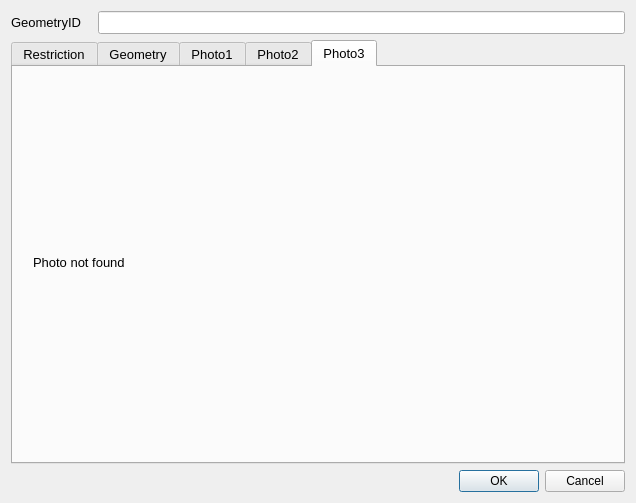
<?xml version="1.0" encoding="UTF-8"?>
<ui version="4.0">
 <class>restrictionDialog</class>
 <widget class="QDialog" name="restrictionDialog">
  <property name="geometry">
   <rect>
    <x>0</x>
    <y>0</y>
    <width>636</width>
    <height>503</height>
   </rect>
  </property>
  <property name="sizePolicy">
   <sizepolicy hsizetype="Fixed" vsizetype="Fixed">
    <horstretch>0</horstretch>
    <verstretch>0</verstretch>
   </sizepolicy>
  </property>
  <property name="minimumSize">
   <size>
    <width>0</width>
    <height>0</height>
   </size>
  </property>
  <property name="maximumSize">
   <size>
    <width>750</width>
    <height>550</height>
   </size>
  </property>
  <property name="font">
   <font>
    <family>Arial</family>
   </font>
  </property>
  <property name="windowTitle">
   <string>Dialog</string>
  </property>
  <property name="sizeGripEnabled">
   <bool>false</bool>
  </property>
  <layout class="QGridLayout" name="gridLayout_8">
   <item row="0" column="0">
    <layout class="QGridLayout" name="gridLayout">
     <item row="0" column="0">
      <widget class="QLabel" name="label">
       <property name="minimumSize">
        <size>
         <width>81</width>
         <height>16</height>
        </size>
       </property>
       <property name="font">
        <font>
         <pointsize>10</pointsize>
        </font>
       </property>
       <property name="text">
        <string>GeometryID</string>
       </property>
      </widget>
     </item>
     <item row="0" column="1">
      <widget class="QLineEdit" name="GeometryID">
       <property name="font">
        <font>
         <pointsize>10</pointsize>
        </font>
       </property>
       <property name="inputMask">
        <string/>
       </property>
       <property name="readOnly">
        <bool>true</bool>
       </property>
       <property name="placeholderText">
        <string/>
       </property>
      </widget>
     </item>
    </layout>
   </item>
   <item row="1" column="0">
    <layout class="QGridLayout" name="gridLayout_3">
     <item row="0" column="0">
      <widget class="QTabWidget" name="tabWidget">
       <property name="minimumSize">
        <size>
         <width>0</width>
         <height>0</height>
        </size>
       </property>
       <property name="font">
        <font>
         <pointsize>10</pointsize>
        </font>
       </property>
       <property name="cursor">
        <cursorShape>IBeamCursor</cursorShape>
       </property>
       <property name="mouseTracking">
        <bool>true</bool>
       </property>
       <property name="acceptDrops">
        <bool>true</bool>
       </property>
       <property name="currentIndex">
        <number>4</number>
       </property>
       <widget class="QWidget" name="restrictionTab">
        <property name="focusPolicy">
         <enum>Qt::NoFocus</enum>
        </property>
        <attribute name="title">
         <string>Restriction</string>
        </attribute>
        <layout class="QFormLayout" name="formLayout">
         <item row="0" column="0">
          <widget class="QLabel" name="lbl_RestrictionType">
           <property name="minimumSize">
            <size>
             <width>90</width>
             <height>16</height>
            </size>
           </property>
           <property name="font">
            <font>
             <pointsize>10</pointsize>
            </font>
           </property>
           <property name="text">
            <string>Restriction Type:</string>
           </property>
          </widget>
         </item>
         <item row="0" column="1">
          <widget class="QComboBox" name="RestrictionTypeID">
           <property name="currentIndex">
            <number>-1</number>
           </property>
          </widget>
         </item>
         <item row="1" column="0">
          <widget class="QLabel" name="lbl_TimePeriod">
           <property name="minimumSize">
            <size>
             <width>90</width>
             <height>16</height>
            </size>
           </property>
           <property name="font">
            <font>
             <pointsize>10</pointsize>
            </font>
           </property>
           <property name="text">
            <string>Time Period:</string>
           </property>
          </widget>
         </item>
         <item row="1" column="1">
          <widget class="QComboBox" name="TimePeriodID"/>
         </item>
         <item row="2" column="0">
          <widget class="QLabel" name="lbl_MaxStay">
           <property name="minimumSize">
            <size>
             <width>90</width>
             <height>16</height>
            </size>
           </property>
           <property name="font">
            <font>
             <pointsize>10</pointsize>
            </font>
           </property>
           <property name="text">
            <string>Max Stay:</string>
           </property>
          </widget>
         </item>
         <item row="2" column="1">
          <widget class="QComboBox" name="MaxStayID"/>
         </item>
         <item row="3" column="0">
          <widget class="QLabel" name="lbl_NoReturn">
           <property name="minimumSize">
            <size>
             <width>90</width>
             <height>16</height>
            </size>
           </property>
           <property name="font">
            <font>
             <pointsize>10</pointsize>
            </font>
           </property>
           <property name="text">
            <string>No Return Within:</string>
           </property>
          </widget>
         </item>
         <item row="3" column="1">
          <widget class="QComboBox" name="NoReturnID"/>
         </item>
         <item row="4" column="0">
          <widget class="QLabel" name="lbl_PaymentType">
           <property name="minimumSize">
            <size>
             <width>90</width>
             <height>16</height>
            </size>
           </property>
           <property name="font">
            <font>
             <pointsize>10</pointsize>
            </font>
           </property>
           <property name="text">
            <string>Payment Type</string>
           </property>
          </widget>
         </item>
         <item row="4" column="1">
          <widget class="QComboBox" name="PayTypeID">
           <property name="currentIndex">
            <number>-1</number>
           </property>
          </widget>
         </item>
         <item row="7" column="1">
          <widget class="QComboBox" name="ParkingTariffArea">
           <property name="enabled">
            <bool>false</bool>
           </property>
           <property name="editable">
            <bool>false</bool>
           </property>
          </widget>
         </item>
         <item row="5" column="1">
          <widget class="QComboBox" name="AdditionalConditionID">
           <property name="currentIndex">
            <number>-1</number>
           </property>
          </widget>
         </item>
         <item row="5" column="0">
          <widget class="QLabel" name="lbl_PaymentType_2">
           <property name="minimumSize">
            <size>
             <width>90</width>
             <height>16</height>
            </size>
           </property>
           <property name="font">
            <font>
             <pointsize>10</pointsize>
            </font>
           </property>
           <property name="text">
            <string>Additional Condition:</string>
           </property>
          </widget>
         </item>
         <item row="7" column="0">
          <widget class="QLabel" name="label_7">
           <property name="text">
            <string>PTA:</string>
           </property>
          </widget>
         </item>
         <item row="11" column="0">
          <widget class="QLabel" name="lbl_OpenDate">
           <property name="text">
            <string>Effective Date:</string>
           </property>
          </widget>
         </item>
         <item row="6" column="0">
          <widget class="QLabel" name="lbl_CPZ">
           <property name="text">
            <string>CPZ</string>
           </property>
          </widget>
         </item>
         <item row="6" column="1">
          <widget class="QComboBox" name="CPZ">
           <property name="enabled">
            <bool>false</bool>
           </property>
          </widget>
         </item>
         <item row="11" column="1">
          <widget class="QgsDateTimeEdit" name="OpenDate">
           <property name="enabled">
            <bool>false</bool>
           </property>
          </widget>
         </item>
        </layout>
       </widget>
       <widget class="QWidget" name="geometryTab">
        <attribute name="title">
         <string>Geometry</string>
        </attribute>
        <layout class="QGridLayout" name="gridLayout_2">
         <item row="0" column="0">
          <widget class="QLabel" name="label_5">
           <property name="font">
            <font>
             <pointsize>10</pointsize>
            </font>
           </property>
           <property name="text">
            <string>Length (m):</string>
           </property>
          </widget>
         </item>
         <item row="5" column="1">
          <widget class="QLineEdit" name="NrBays">
           <property name="text">
            <string/>
           </property>
          </widget>
         </item>
         <item row="6" column="0">
          <widget class="QLabel" name="label_4">
           <property name="text">
            <string>Last Update Date:</string>
           </property>
          </widget>
         </item>
         <item row="6" column="1" colspan="3">
          <widget class="QDateTimeEdit" name="LastUpdateDateTime">
           <property name="readOnly">
            <bool>true</bool>
           </property>
          </widget>
         </item>
         <item row="7" column="0">
          <widget class="QLabel" name="label_6">
           <property name="text">
            <string>Last Changed By:</string>
           </property>
          </widget>
         </item>
         <item row="7" column="1" colspan="2">
          <widget class="QLineEdit" name="LastUpdatePerson">
           <property name="readOnly">
            <bool>true</bool>
           </property>
          </widget>
         </item>
         <item row="0" column="1" colspan="3">
          <widget class="QLineEdit" name="RestrictionLength">
           <property name="font">
            <font>
             <pointsize>10</pointsize>
            </font>
           </property>
           <property name="readOnly">
            <bool>true</bool>
           </property>
          </widget>
         </item>
         <item row="1" column="0">
          <widget class="QLabel" name="lbl_RoadName">
           <property name="minimumSize">
            <size>
             <width>90</width>
             <height>16</height>
            </size>
           </property>
           <property name="font">
            <font>
             <pointsize>10</pointsize>
            </font>
           </property>
           <property name="text">
            <string>Road Name:</string>
           </property>
          </widget>
         </item>
         <item row="1" column="1" colspan="4">
          <widget class="QLineEdit" name="RoadName"/>
         </item>
         <item row="2" column="0">
          <widget class="QLabel" name="lbl_USRN">
           <property name="minimumSize">
            <size>
             <width>90</width>
             <height>16</height>
            </size>
           </property>
           <property name="font">
            <font>
             <pointsize>10</pointsize>
            </font>
           </property>
           <property name="text">
            <string>USRN:</string>
           </property>
          </widget>
         </item>
         <item row="2" column="1" colspan="4">
          <widget class="QLineEdit" name="USRN"/>
         </item>
         <item row="3" column="0">
          <widget class="QLabel" name="lbl_GeometryType">
           <property name="minimumSize">
            <size>
             <width>90</width>
             <height>16</height>
            </size>
           </property>
           <property name="font">
            <font>
             <pointsize>10</pointsize>
            </font>
           </property>
           <property name="text">
            <string>Geometry Type</string>
           </property>
          </widget>
         </item>
         <item row="3" column="1" colspan="4">
          <widget class="QComboBox" name="GeomShapeID">
           <property name="editable">
            <bool>false</bool>
           </property>
           <property name="currentIndex">
            <number>-1</number>
           </property>
          </widget>
         </item>
         <item row="4" column="0">
          <widget class="QLabel" name="lbl_Orientation">
           <property name="minimumSize">
            <size>
             <width>90</width>
             <height>16</height>
            </size>
           </property>
           <property name="font">
            <font>
             <pointsize>10</pointsize>
            </font>
           </property>
           <property name="text">
            <string>Orientation:</string>
           </property>
          </widget>
         </item>
         <item row="4" column="1">
          <widget class="QLineEdit" name="BayOrientation"/>
         </item>
         <item row="4" column="2">
          <widget class="QToolButton" name="toolButton">
           <property name="text">
            <string>...</string>
           </property>
          </widget>
         </item>
         <item row="4" column="3">
          <widget class="QLabel" name="lbl_AzToRoadCL">
           <property name="minimumSize">
            <size>
             <width>90</width>
             <height>16</height>
            </size>
           </property>
           <property name="font">
            <font>
             <pointsize>10</pointsize>
            </font>
           </property>
           <property name="text">
            <string>Direction to Road Centreline:</string>
           </property>
           <property name="wordWrap">
            <bool>true</bool>
           </property>
          </widget>
         </item>
         <item row="4" column="4">
          <widget class="QLineEdit" name="AzimuthToRoadCentreLine">
           <property name="text">
            <string/>
           </property>
          </widget>
         </item>
         <item row="4" column="5">
          <widget class="QToolButton" name="toolButton_2">
           <property name="text">
            <string>...</string>
           </property>
          </widget>
         </item>
         <item row="5" column="0">
          <widget class="QLabel" name="lbl_NrBays">
           <property name="minimumSize">
            <size>
             <width>90</width>
             <height>16</height>
            </size>
           </property>
           <property name="font">
            <font>
             <pointsize>10</pointsize>
            </font>
           </property>
           <property name="text">
            <string>Number of Bays:</string>
           </property>
          </widget>
         </item>
         <item row="9" column="0">
          <widget class="QLabel" name="lbl_RoadName_2">
           <property name="minimumSize">
            <size>
             <width>90</width>
             <height>16</height>
            </size>
           </property>
           <property name="font">
            <font>
             <pointsize>10</pointsize>
            </font>
           </property>
           <property name="text">
            <string>RestrictionID</string>
           </property>
          </widget>
         </item>
         <item row="9" column="1" colspan="2">
          <widget class="QLineEdit" name="RestrictionID"/>
         </item>
        </layout>
       </widget>
       <widget class="QWidget" name="Photo1">
        <attribute name="title">
         <string>Photo1</string>
        </attribute>
        <layout class="QGridLayout" name="gridLayout_5">
         <item row="0" column="0">
          <widget class="QLabel" name="Photo_Widget_01">
           <property name="sizePolicy">
            <sizepolicy hsizetype="Fixed" vsizetype="Fixed">
             <horstretch>0</horstretch>
             <verstretch>0</verstretch>
            </sizepolicy>
           </property>
           <property name="maximumSize">
            <size>
             <width>640</width>
             <height>480</height>
            </size>
           </property>
           <property name="autoFillBackground">
            <bool>true</bool>
           </property>
           <property name="text">
            <string>Photo not found</string>
           </property>
          </widget>
         </item>
        </layout>
       </widget>
       <widget class="QWidget" name="Photo2">
        <attribute name="title">
         <string>Photo2</string>
        </attribute>
        <layout class="QGridLayout" name="gridLayout_6">
         <item row="0" column="0">
          <widget class="QLabel" name="Photo_Widget_02">
           <property name="sizePolicy">
            <sizepolicy hsizetype="Fixed" vsizetype="Fixed">
             <horstretch>0</horstretch>
             <verstretch>0</verstretch>
            </sizepolicy>
           </property>
           <property name="maximumSize">
            <size>
             <width>640</width>
             <height>480</height>
            </size>
           </property>
           <property name="font">
            <font>
             <family>Sans Serif</family>
            </font>
           </property>
           <property name="autoFillBackground">
            <bool>true</bool>
           </property>
           <property name="text">
            <string>Photo not found</string>
           </property>
          </widget>
         </item>
        </layout>
       </widget>
       <widget class="QWidget" name="Photo3">
        <attribute name="title">
         <string>Photo3</string>
        </attribute>
        <widget class="QLabel" name="label_2">
         <property name="geometry">
          <rect>
           <x>20</x>
           <y>5</y>
           <width>581</width>
           <height>381</height>
          </rect>
         </property>
         <property name="sizePolicy">
          <sizepolicy hsizetype="Fixed" vsizetype="Fixed">
           <horstretch>0</horstretch>
           <verstretch>0</verstretch>
          </sizepolicy>
         </property>
         <property name="maximumSize">
          <size>
           <width>640</width>
           <height>480</height>
          </size>
         </property>
         <property name="text">
          <string>Photo not found</string>
         </property>
        </widget>
       </widget>
      </widget>
     </item>
     <item row="1" column="0">
      <widget class="QDialogButtonBox" name="button_box">
       <property name="standardButtons">
        <set>QDialogButtonBox::Cancel|QDialogButtonBox::Ok</set>
       </property>
      </widget>
     </item>
    </layout>
   </item>
  </layout>
 </widget>
 <customwidgets>
  <customwidget>
   <class>QgsDateTimeEdit</class>
   <extends>QDateTimeEdit</extends>
   <header>qgsdatetimeedit.h</header>
  </customwidget>
 </customwidgets>
 <resources/>
 <connections>
  <connection>
   <sender>button_box</sender>
   <signal>accepted()</signal>
   <receiver>restrictionDialog</receiver>
   <slot>accept()</slot>
   <hints>
    <hint type="sourcelabel">
     <x>317</x>
     <y>481</y>
    </hint>
    <hint type="destinationlabel">
     <x>317</x>
     <y>251</y>
    </hint>
   </hints>
  </connection>
  <connection>
   <sender>button_box</sender>
   <signal>rejected()</signal>
   <receiver>restrictionDialog</receiver>
   <slot>reject()</slot>
   <hints>
    <hint type="sourcelabel">
     <x>317</x>
     <y>481</y>
    </hint>
    <hint type="destinationlabel">
     <x>317</x>
     <y>251</y>
    </hint>
   </hints>
  </connection>
 </connections>
</ui>
